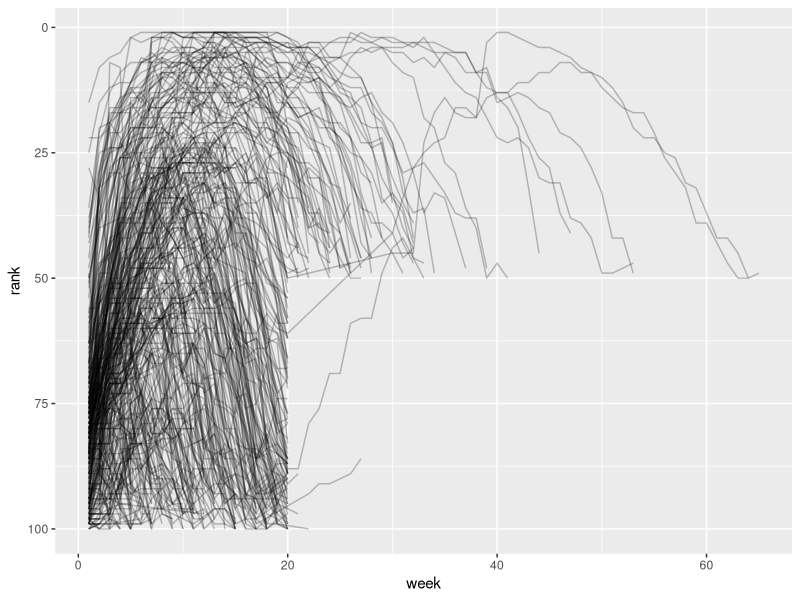

Here is the R script that generated this plot:
library(tidyverse)

# Data set de canciones
# columnas: artista, canción, día de entrada, semana de la 1 a la 76 (clasificación)
billboard

# Los NA en realidad no son valores faltantes
billboard_tidy <- billboard |> 
  pivot_longer(
    cols = starts_with("wk"), 
    names_to = "week", 
    values_to = "rank",
    values_drop_na = TRUE
  )
billboard_tidy

billboard_longer <- billboard_tidy |> 
  mutate(
    week = parse_number(week)
  )
billboard_longer

billboard_longer |> 
  ggplot(aes(x = week, y = rank, group = track)) + 
  geom_line(alpha = 0.25) + 
  scale_y_reverse()
